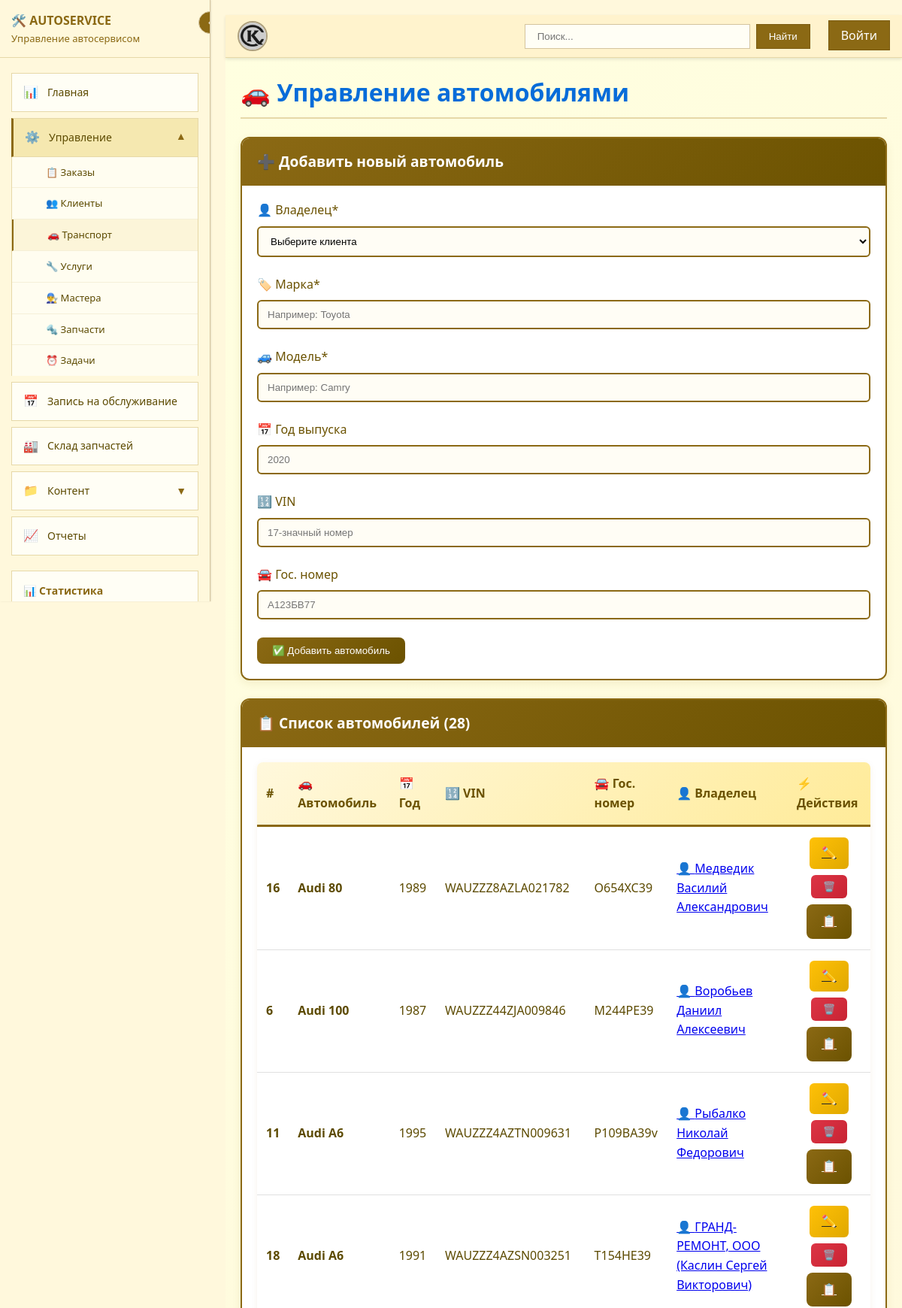
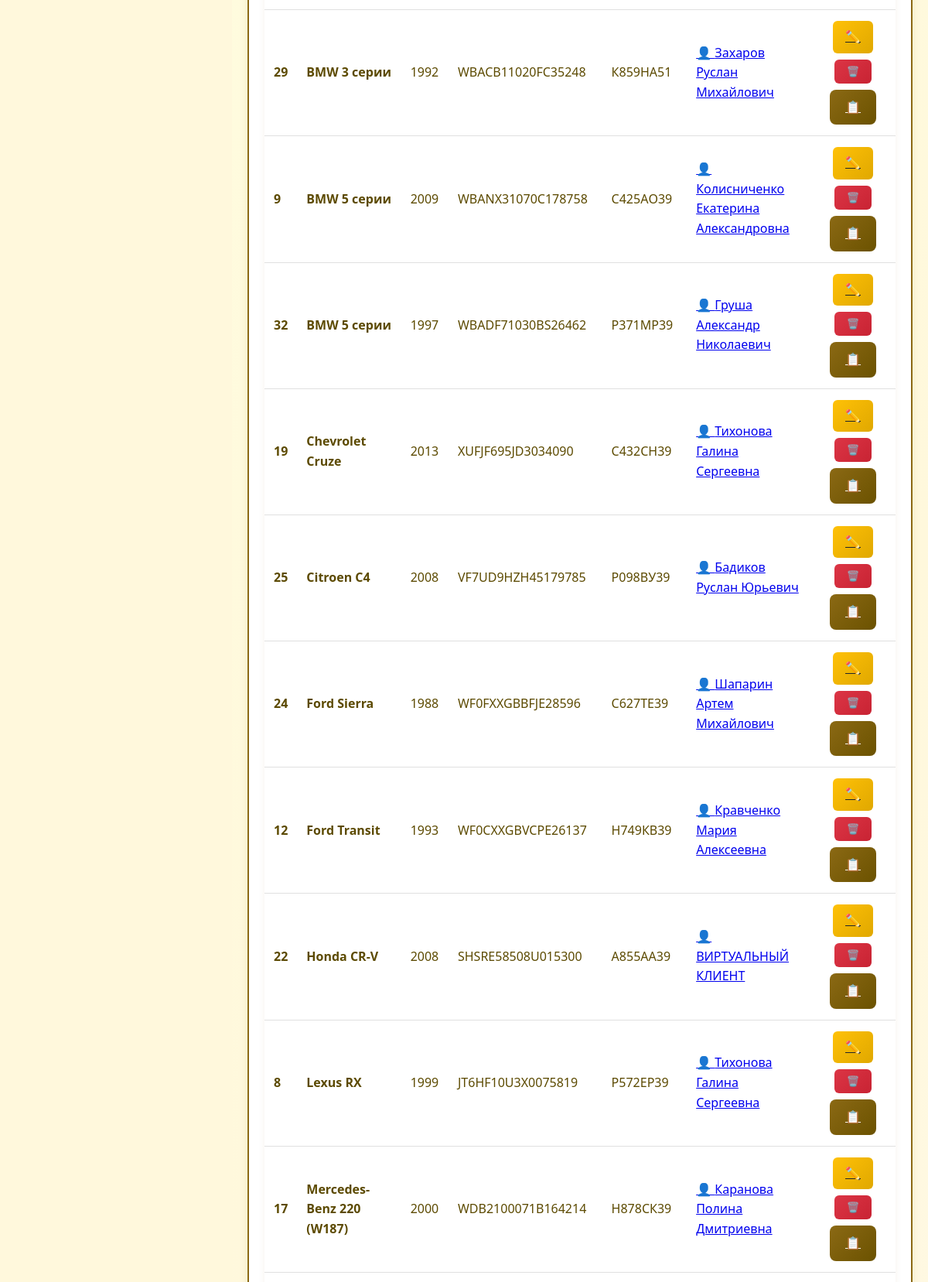
The app's page /cars.php (upper part) with its own data (2 pictures, top to bottom).
### tables this page shows
CREATE TABLE `cars` (
  `id` int NOT NULL,
  `client_id` int DEFAULT NULL,
  `make` varchar(50) NOT NULL,
  `model` varchar(50) NOT NULL,
  `year` year DEFAULT NULL,
  `vin` varchar(17) DEFAULT NULL,
  `license_plate` varchar(15) DEFAULT NULL
);

CREATE TABLE `clients` (
  `id` int NOT NULL,
  `name` varchar(100) NOT NULL,
  `phone` varchar(20) DEFAULT NULL
);

### cars.php (the view, shortened to what this page needs)
<?php
include 'templates/header.php';
$cars = [];
$cars_result = $conn->query("
    SELECT c.id, c.make, c.model, c.year, c.vin, c.license_plate,
           cl.id AS client_id, cl.name AS client_name
    FROM cars c
    JOIN clients cl ON c.client_id = cl.id
    ORDER BY c.make, c.model
");
if ($cars_result) {
    $cars = $cars_result->fetch_all(MYSQLI_ASSOC);
}
?>
<!DOCTYPE html>
<html lang="ru">
<head>
    <link rel="stylesheet" href="assets/css/cars.css?v=<?= time() ?>">
</head>
<body class="cars-container">
    <div class="container mt-4">
        <h1 class="page-title">🚗 Управление автомобилями</h1>
        <div class="enhanced-card">
            <div class="enhanced-card-header">➕ Добавить новый автомобиль</div>
            <div class="card-body">
                <form method="post" id="carForm">
                    <div class="mb-3">
                        <label class="form-label">👤 Владелец*</label>
                        <select name="client_id" class="form-select" required>
                            <option value="">Выберите клиента</option>
                        </select>
                    </div>
                    <div class="row g-2">
                        <div class="col-md-6">
                            <div class="mb-3">
                                <label class="form-label">🏷️ Марка*</label>
                                <input type="text" name="make" class="form-control" placeholder="Например: Toyota" required>
                            </div>
                        </div>
                        <div class="col-md-6">
                            <div class="mb-3">
                                <label class="form-label">🚙 Модель*</label>
                                <input type="text" name="model" class="form-control" placeholder="Например: Camry" required>
                            </div>
                        </div>
                    </div>
                    <div class="row g-2">
                        <div class="col-md-4">
                            <div class="mb-3">
                                <label class="form-label">📅 Год выпуска</label>
                                <input type="number" name="year" class="form-control" placeholder="2020"
                                       min="1900" max="<?= date('Y') + 1 ?>">
                            </div>
                        </div>
                        <div class="col-md-4">
                            <div class="mb-3">
                                <label class="form-label">🔢 VIN</label>
                                <input type="text" name="vin" class="form-control" placeholder="17-значный номер">
                            </div>
                        </div>
                        <div class="col-md-4">
                            <div class="mb-3">
                                <label class="form-label">🚘 Гос. номер</label>
                                <input type="text" name="license_plate" class="form-control" placeholder="А123БВ77">
                            </div>
                        </div>
                    </div>
                    <button type="submit" name="add_car" class="btn-1c-primary">✅ Добавить автомобиль</button>
                </form>
            </div>
        </div>
        <div class="enhanced-card">
            <div class="enhanced-card-header">
                📋 Список автомобилей (<?= count($cars) ?>)
            </div>
            <div class="card-body">
                <?php if (!empty($cars)): ?>
                    <div class="table-responsive">
                        <table class="table-enhanced">
                            <thead>
                                <tr>
                                    <th>#</th>
                                    <th>🚗 Автомобиль</th>
                                    <th>📅 Год</th>
                                    <th>🔢 VIN</th>
                                    <th>🚘 Гос. номер</th>
                                    <th>👤 Владелец</th>
                                    <th>⚡ Действия</th>
                                </tr>
                            </thead>
                            <tbody>
                                <?php foreach ($cars as $car): ?>
                                <tr>
                                    <td><strong><?= $car['id'] ?></strong></td>
                                    <td>
                                        <strong><?= htmlspecialchars($car['make']) ?> <?= htmlspecialchars($car['model']) ?></strong>
                                    </td>
                                    <td><?= $car['year'] ?: '—' ?></td>
                                    <td><?= htmlspecialchars($car['vin']) ?: '—' ?></td>
                                    <td>
                                        <?php if ($car['license_plate']): ?>
                                            <span class="badge bg-secondary"><?= htmlspecialchars($car['license_plate']) ?></span>
                                        <?php else: ?>
                                            —
                                        <?php endif; ?>
                                    </td>
                                    <td>
                                        <a href="client_edit.php?id=<?= $car['client_id'] ?>" class="text-decoration-none">
                                            👤 <?= htmlspecialchars($car['client_name']) ?>
                                        </a>
                                    </td>
                                    <td>
                                        <div class="action-buttons">
                                            <a href="car_edit.php?id=<?= $car['id'] ?>" class="btn-1c-warning">
                                                ✏️
                                            </a>
                                            <form method="post" style="display:inline;">
                                                <button type="submit" name="delete_car" class="btn-1c-danger"
                                                        onclick="return confirm('❌ Вы уверены, что хотите удалить автомобиль «<?= htmlspecialchars($car['make'] . ' ' . $car['model']) ?>»?')">
                                                    🗑️
                                                </button>
                                            </form>
                                            <a href="orders.php?car_id=<?= $car['id'] ?>" class="btn-1c-primary">
                                                📋
                                            </a>
                                        </div>
                                    </td>
                                </tr>
                                <?php endforeach; ?>
                            </tbody>
                        </table>
                    </div>
                <?php endif; ?>
            </div>
        </div>
    </div>
    <?php include 'templates/footer.php'; ?>
</body>
</html>

### assets/css/style.css (style rules this page uses)
:root { --sidebar-width:300px; --sidebar-collapsed: 60px; --bg-main: #FFFFE0; --bg-gradient: linear-gradient(135deg, #FFFFE0 0%, #FFF8DC 50%, #FFFAF0 100%); --text-dark: #5c4a00; --text-light: #8b6914; --border-color: #e6d8a8; --shadow-light: 0 2px 8px rgba(92, 74, 0, 0.1); }
* { margin: 0; padding: 0; box-sizing: border-box; }
body { font-family: 'Segoe UI', Tahoma, Geneva, Verdana, sans-serif; background: var(--bg-gradient); color: var(--text-dark); min-height: 100vh; line-height: 1.6; overflow-x: hidden; }
.page-title { font-size: 2rem; font-weight: 600; color: var(--text-dark); margin-bottom: 2rem; padding-bottom: 0.5rem; border-bottom: 2px solid var(--border-color); }
.action-buttons { display: flex; gap: 1rem; }
.action-buttons { display: flex; gap: 0.3rem; justify-content: center; }

### assets/css/cars.css (style rules this page uses)
.cars-container { background: #fff8dc; min-height: 100vh; padding: 20px 0; }
.enhanced-card { background: white; border: 2px solid #8b6914; border-radius: 12px; box-shadow: 0 4px 12px rgba(139, 105, 20, 0.1); margin-bottom: 24px; transition: all 0.3s ease; }
.enhanced-card-header { background: linear-gradient(135deg, #8b6914, #6b5200); color: white; border-radius: 10px 10px 0 0; padding: 16px 20px; font-weight: 600; font-size: 1.2em; }
.card-body { padding: 20px; }
.btn-1c-primary { background: linear-gradient(135deg, #8b6914, #6b5200); border: none; color: white; font-weight: 500; padding: 10px 20px; border-radius: 8px; transition: all 0.3s ease; }
.btn-1c-danger { background: linear-gradient(135deg, #dc3545, #c82333); border: none; color: white; font-weight: 500; padding: 8px 16px; border-radius: 6px; transition: all 0.3s ease; }
.btn-1c-warning { background: linear-gradient(135deg, #ffc107, #e0a800); border: none; color: #212529; font-weight: 500; padding: 8px 16px; border-radius: 6px; transition: all 0.3s ease; }
.form-control { border: 2px solid #8b6914; border-radius: 6px; padding: 10px 12px; background: #fffdf5; transition: all 0.3s ease; width: 100%; box-sizing: border-box; }
.form-label { display: block; margin-bottom: 8px; font-weight: 500; color: #6b5200; }
.mb-3 { margin-bottom: 1.5rem !important; }
.table-enhanced { width: 100%; border-collapse: collapse; background: white; border-radius: 8px; overflow: hidden; box-shadow: 0 2px 8px rgba(139, 105, 20, 0.08); }
.table-enhanced thead { background: linear-gradient(135deg, #fff8dc, #ffeb99); border-bottom: 3px solid #8b6914; }
.table-enhanced th { padding: 16px 12px; text-align: left; font-weight: 600; color: #6b5200; border: none; }
.table-enhanced td { padding: 14px 12px; border-bottom: 1px solid #e0e0e0; }
.page-title { color: #076cd9; font-size: 2rem; font-weight: 600; margin-bottom: 24px; }
.action-buttons { display: flex; gap: 8px; flex-wrap: wrap; }
.form-select { border: 2px solid #8b6914; border-radius: 6px; padding: 10px 12px; background: #fffdf5; transition: all 0.3s ease; width: 100%; box-sizing: border-box; }
.row.g-2 { margin: 0 -5px; }
.row.g-2 > [class*="col-"] { padding: 0 5px; }

### records on screen
cars: id "16", make "Audi", model "80", year "1989", vin "WAUZZZ8AZLA021782", license_plate "О654ХС39", client.name "Медведик Василий Александрович"
cars: id "6", make "Audi", model "100", year "1987", vin "WAUZZZ44ZJA009846", license_plate "М244РЕ39", client.name "Воробьев Даниил Алексеевич"
cars: id "11", make "Audi", model "A6", year "1995", vin "WAUZZZ4AZTN009631", license_plate "Р109ВА39v", client.name "Рыбалко Николай Федорович"
cars: id "18", make "Audi", model "A6", year "1991", vin "WAUZZZ4AZSN003251", license_plate "Т154НЕ39", client.name "ГРАНД-РЕМОНТ, ООО (Каслин Сергей Викторович)"
cars: id "29", make "BMW", model "3 серии", year "1992", vin "WBACB11020FC35248", license_plate "К859НА51", client.name "Захаров Руслан Михайлович"
cars: id "9", make "BMW", model "5 серии", year "2009", vin "WBANX31070C178758", license_plate "С425АО39", client.name "Колисниченко Екатерина Александровна"
cars: id "32", make "BMW", model "5 серии", year "1997", vin "WBADF71030BS26462", license_plate "Р371МР39", client.name "Груша Александр Николаевич"
cars: id "19", make "Chevrolet", model "Cruze", year "2013", vin "XUFJF695JD3034090", license_plate "С432СН39", client.name "Тихонова Галина Сергеевна"
cars: id "25", make "Citroen", model "C4", year "2008", vin "VF7UD9HZH45179785", license_plate "Р098ВУ39", client.name "Бадиков Руслан Юрьевич"
cars: id "24", make "Ford", model "Sierra", year "1988", vin "WF0FXXGBBFJE28596", license_plate "С627ТЕ39", client.name "Шапарин Артем Михайлович"
cars: id "12", make "Ford", model "Transit", year "1993", vin "WF0CXXGBVCPE26137", license_plate "Н749КВ39", client.name "Кравченко Мария Алексеевна"
cars: id "22", make "Honda", model "CR-V", year "2008", vin "SHSRE58508U015300", license_plate "А855АА39", client.name "ВИРТУАЛЬНЫЙ КЛИЕНТ"
cars: id "8", make "Lexus", model "RX", year "1999", vin "JT6HF10U3X0075819", license_plate "Р572ЕР39", client.name "Тихонова Галина Сергеевна"
cars: id "17", make "Mercedes-Benz", model "220 (W187)", year "2000", vin "WDB2100071B164214", license_plate "Н878СК39", client.name "Каранова Полина Дмитриевна"

### other values on screen
count($cars) "28"
